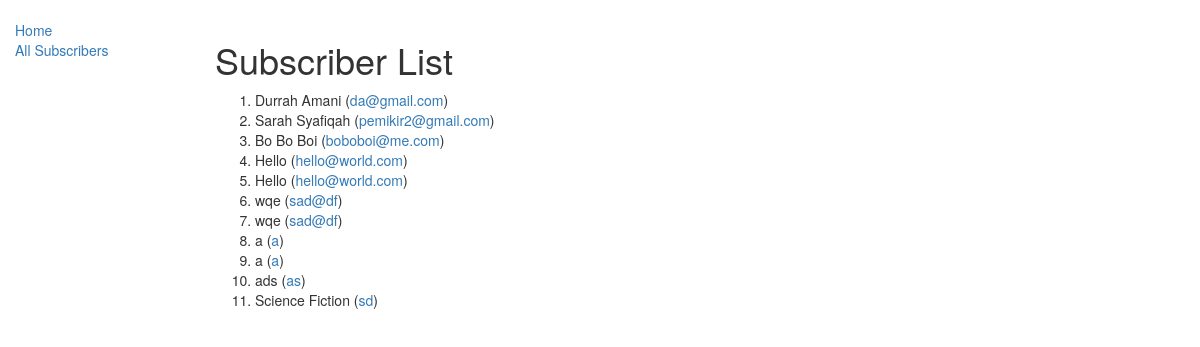
The page /subscribe/subscribers/ on the database its author committed.
### subscribe/models.py (models this page shows, shortened)
class Subscriber(models.Model):
    name = models.CharField(max_length=100)
    email = models.CharField(max_length=100)

### subscribe/views.py (the view)
# urls.py: path('subscribers/', views.SubscriberListView.as_view(), name='subscribers'),
class SubscriberListView(generic.ListView):
    model = Subscriber

### subscribe/templates/subscribe/subscriber_list.html
{% extends "base_generic.html" %}
{% block content %}
    <h1>Subscriber List</h1>
    {% if subscriber_list %}
    <ol>
      {% for subscriber in subscriber_list %}
      <li>
        {{ subscriber.name }} (<a href="mailto:{{ subscriber.email }}">{{subscriber.email}}</a>)
      </li>
      {% endfor %}
    </ol>
    {% else %}
      <p>There are no subscriber for the event.</p>
    {% endif %}
{% endblock %}

### subscribe/templates/base_generic.html (shortened to what this page needs)
<!DOCTYPE html>
<html lang="en">
<head>
  <link rel="stylesheet" href="https://maxcdn.bootstrapcdn.com/bootstrap/3.3.7/css/bootstrap.min.css">
  {% load static %}
  <link rel="stylesheet" href="{% static 'css/styles.css' %}">
</head>
<body>
  <div class="container-fluid">
    <div class="row">
      <div class="col-sm-2">
      {% block sidebar %}
      <ul class="sidebar-nav">
          <li><a href="{% url 'index' %}">Home</a></li>
          <li><a href="{% url 'subscribers' %}">All Subscribers</a></li>
      </ul>
     {% endblock %}
      </div>
      <div class="col-sm-10 ">
      <br />
      {% block content %}{% endblock %}
      </div>
    </div>
  </div>
</body>
</html>

### subscribe/static/css/styles.css (style rules this page uses)
.sidebar-nav { margin-top: 20px; padding: 0; list-style: none; }

### rows shown on the page
Subscriber: name "Durrah Amani", email "da@gmail.com"
Subscriber: name "Sarah Syafiqah", email "pemikir2@gmail.com"
Subscriber: name "Bo Bo Boi", email "boboboi@me.com"
Subscriber: name "Hello", email "hello@world.com"
Subscriber: name "Hello", email "hello@world.com"
Subscriber: name "wqe", email "sad@df"
Subscriber: name "wqe", email "sad@df"
Subscriber: name "a", email "a"
Subscriber: name "a", email "a"
Subscriber: name "ads", email "as"
Subscriber: name "Science Fiction", email "sd"
